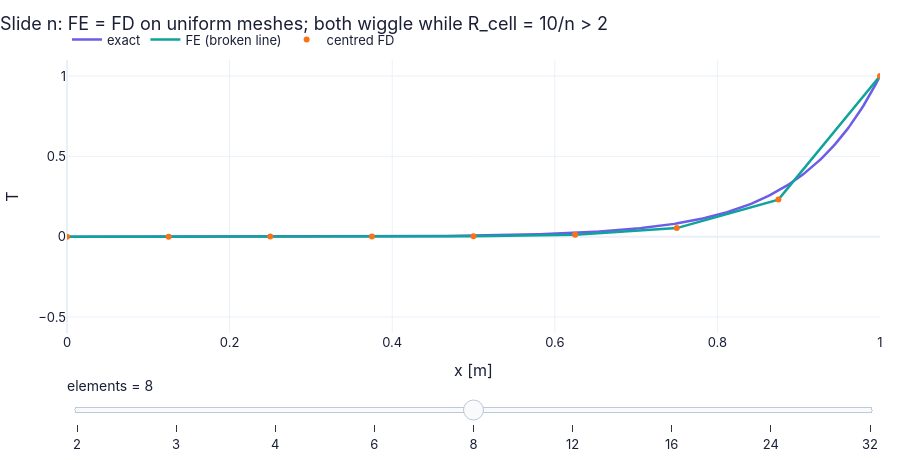

Notebook code for this chart:
### Markdown cell above
**What you see.** (a) The steady FE solution for 4 elements as weighted hats (teal) summing to a broken line (blue) near the grey exact curve. (b) A front carried and spread along the rod on 20 elements, with consistent (blue) and lumped (orange) mass, against a fine-mesh reference (grey dashed).

**How to read it.** Steady: FE = FD exactly (the cell above). Unsteady: the two mass matrices give slightly different fronts; the legend and the cell print their distance from the reference — the consistent mass, which keeps the ⅙–⅔–⅙ coupling, follows it more closely here.

**What would change if…** …nonuniform elements (smaller near $x=1$): FE still assembles the same way; FD would need new stencils.

### Code cell
ns_ = [2, 3, 4, 6, 8, 12, 16, 24, 32]                          # slider positions: number of elements
xs = np.linspace(0, 1, 400)   # sample points
def f4(n_):                                                     # FE with its broken line, centred FD dots, exact curve (R = 10)
    n_ = int(n_); nod = np.linspace(0, 1, n_ + 1)                # n elements, n + 1 nodes on [0, 1] m
    fe = FEM1.solve_steady(nod, 1.0, 0.1, T_L=1.0)["T"]          # steady FE: u = 1 m/s, D = 0.1 m²/s, T(0) = 0, T(1) = 1
    return {"exact": (xs, FD.steady_cd_exact(xs, 10.0)), "FE (broken line)": (nod, fe),   # exact (10.86) and FE
            "centred FD": (nod, FD.steady_cd_fd(n_, 10.0)["T"])}  # centred FD (10.91) on the same nodes
fig = slider_figure(f4, "elements", ns_, xlabel="x [m]", ylabel="T", yrange=[-0.6, 1.1],
                    title="Slide n: FE = FD on uniform meshes; both wiggle while R_cell = 10/n > 2",
                    modes={"centred FD": "markers"})
fig.show()   # display the interactive figure

### Figure 1 — Plotly figure (JSON) as saved in the notebook; plotly's stock layout.template omitted (floating-point values rounded to 4 significant figures; data arrays with more than 128 entries replaced by an {"elided": "..."} marker saying what was removed)
{"data": [{"hovertemplate": "exact: %{y:.4g}<extra>elements = 2 </extra>", "line": {"color": "#6c5ce7", "width": 2.5}, "mode": "lines", "name": "exact", "type": "scatter", "visible": false, "x": {"elided": "400 float values"}, "y": {"elided": "400 float values"}}, {"hovertemplate": "FE (broken line): %{y:.4g}<extra>elements = 2 </extra>", "line": {"color": "#0fa39c", "width": 2.5}, "mode": "lines", "name": "FE (broken line)", "type": "scatter", "visible": false, "x": [0.0, 0.5, 1.0], "y": [0.0, -0.75, 1.0]}, {"hovertemplate": "centred FD: %{y:.4g}<extra>elements = 2 </extra>", "line": {"color": "#f97316", "width": 2.5}, "mode": "markers", "name": "centred FD", "type": "scatter", "visible": false, "x": [0.0, 0.5, 1.0], "y": [0.0, -0.75, 1.0]}, {"hovertemplate": "exact: %{y:.4g}<extra>elements = 3 </extra>", "line": {"color": "#6c5ce7", "width": 2.5}, "mode": "lines", "name": "exact", "type": "scatter", "visible": false, "x": {"elided": "400 float values"}, "y": {"elided": "400 float values"}}, {"hovertemplate": "FE (broken line): %{y:.4g}<extra>elements = 3 </extra>", "line": {"color": "#0fa39c", "width": 2.5}, "mode": "lines", "name": "FE (broken line)", "type": "scatter", "visible": false, "x": [0.0, 0.3333, 0.6667, 1.0], "y": [0.0, 0.07692, -0.2308, 1.0]}, {"hovertemplate": "centred FD: %{y:.4g}<extra>elements = 3 </extra>", "line": {"color": "#f97316", "width": 2.5}, "mode": "markers", "name": "centred FD", "type": "scatter", "visible": false, "x": [0.0, 0.3333, 0.6667, 1.0], "y": [0.0, 0.07692, -0.2308, 1.0]}, {"hovertemplate": "exact: %{y:.4g}<extra>elements = 4 </extra>", "line": {"color": "#6c5ce7", "width": 2.5}, "mode": "lines", "name": "exact", "type": "scatter", "visible": false, "x": {"elided": "400 float values"}, "y": {"elided": "400 float values"}}, {"hovertemplate": "FE (broken line): %{y:.4g}<extra>elements = 4 </extra>", "line": {"color": "#0fa39c", "width": 2.5}, "mode": "lines", "name": "FE (broken line)", "type": "scatter", "visible": false, "x": [0.0, 0.25, 0.5, 0.75, 1.0], "y": [0.0, -0.001524, 0.0122, -0.1113, 1.0]}, {"hovertemplate": "centred FD: %{y:.4g}<extra>elements = 4 </extra>", "line": {"color": "#f97316", "width": 2.5}, "mode": "markers", "name": "centred FD", "type": "scatter", "visible": false, "x": [0.0, 0.25, 0.5, 0.75, 1.0], "y": [0.0, -0.001524, 0.0122, -0.1113, 1.0]}, {"hovertemplate": "exact: %{y:.4g}<extra>elements = 6 </extra>", "line": {"color": "#6c5ce7", "width": 2.5}, "mode": "lines", "name": "exact", "type": "scatter", "visible": false, "x": {"elided": "400 float values"}, "y": {"elided": "400 float values"}}, {"hovertemplate": "FE (broken line): %{y:.4g}<extra>elements = 6 </extra>", "line": {"color": "#0fa39c", "width": 2.5}, "mode": "lines", "name": "FE (broken line)", "type": "scatter", "visible": false, "x": [0.0, 0.1667, 0.3333, 0.5, 0.6667, 0.8333, 1.0], "y": [0.0, 5.645e-06, 6.774e-05, 0.0007508, 0.008264, 0.09091, 1.0]}, {"hovertemplate": "centred FD: %{y:.4g}<extra>elements = 6 </extra>", "line": {"color": "#f97316", "width": 2.5}, "mode": "markers", "name": "centred FD", "type": "scatter", "visible": false, "x": [0.0, 0.1667, 0.3333, 0.5, 0.6667, 0.8333, 1.0], "y": [0.0, 5.645e-06, 6.774e-05, 0.0007508, 0.008264, 0.09091, 1.0]}, {"hovertemplate": "exact: %{y:.4g}<extra>elements = 8 </extra>", "line": {"color": "#6c5ce7", "width": 2.5}, "mode": "lines", "name": "exact", "type": "scatter", "visible": true, "x": {"elided": "400 float values"}, "y": {"elided": "400 float values"}}, {"hovertemplate": "FE (broken line): %{y:.4g}<extra>elements = 8 </extra>", "line": {"color": "#0fa39c", "width": 2.5}, "mode": "lines", "name": "FE (broken line)", "type": "scatter", "visible": true, "x": [0.0, 0.125, 0.25, 0.375, 0.5, 0.625, 0.75, 0.875, 1.0], "y": [0.0, 2.681e-05, 0.000143, 0.0006464, 0.002828, 0.01228, 0.05325, 0.2308, 1.0]}, {"hovertemplate": "centred FD: %{y:.4g}<extra>elements = 8 </extra>", "line": {"color": "#f97316", "width": 2.5}, "mode": "markers", "name": "centred FD", "type": "scatter", "visible": true, "x": [0.0, 0.125, 0.25, 0.375, 0.5, 0.625, 0.75, 0.875, 1.0], "y": [0.0, 2.681e-05, 0.000143, 0.0006464, 0.002828, 0.01228, 0.05325, 0.2308, 1.0]}, {"hovertemplate": "exact: %{y:.4g}<extra>elements = 12 </extra>", "line": {"color": "#6c5ce7", "width": 2.5}, "mode": "lines", "name": "exact", "type": "scatter", "visible": false, "x": {"elided": "400 float values"}, "y": {"elided": "400 float values"}}, {"hovertemplate": "FE (broken line): %{y:.4g}<extra>elements = 12 </extra>", "line": {"color": "#0fa39c", "width": 2.5}, "mode": "lines", "name": "FE (broken line)", "type": "scatter", "visible": false, "x": [0.0, 0.08333, 0.1667, 0.25, 0.3333, 0.4167, 0.5, 0.5833, 0.6667, 0.75, 0.8333, 0.9167, 1.0], "y": [0.0, 3.394e-05, 0.0001164, 0.0003165, 0.0008027, 0.001983, 0.00485, 0.01181, 0.02872, 0.06979, 0.1695, 0.4118, 1.0]}, {"hovertemplate": "centred FD: %{y:.4g}<extra>elements = 12 </extra>", "line": {"color": "#f97316", "width": 2.5}, "mode": "markers", "name": "centred FD", "type": "scatter", "visible": false, "x": [0.0, 0.08333, 0.1667, 0.25, 0.3333, 0.4167, 0.5, 0.5833, 0.6667, 0.75, 0.8333, 0.9167, 1.0], "y": [0.0, 3.394e-05, 0.0001164, 0.0003165, 0.0008027, 0.001983, 0.00485, 0.01181, 0.02872, 0.06979, 0.1695, 0.4118, 1.0]}, {"hovertemplate": "exact: %{y:.4g}<extra>elements = 16 </extra>", "line": {"color": "#6c5ce7", "width": 2.5}, "mode": "lines", "name": "exact", "type": "scatter", "visible": false, "x": {"elided": "400 float values"}, "y": {"elided": "400 float values"}}, {"hovertemplate": "FE (broken line): %{y:.4g}<extra>elements = 16 </extra>", "line": {"color": "#0fa39c", "width": 2.5}, "mode": "lines", "name": "FE (broken line)", "type": "scatter", "visible": false, "x": [0.0, 0.0625, 0.125, 0.1875, 0.25, 0.3125, 0.375, 0.4375, 0.5, 0.5625, 0.625, 0.6875, 0.75, 0.8125, 0.875, 0.9375, 1.0], "y": [0.0, 2.92e-05, 8.495e-05, 0.0001914, 0.0003946, 0.0007824, 0.001523, 0.002937, 0.005636, 0.01079, 0.02062, 0.0394, 0.07525, 0.1437, 0.2744, 0.5238, 1.0]}, {"hovertemplate": "centred FD: %{y:.4g}<extra>elements = 16 </extra>", "line": {"color": "#f97316", "width": 2.5}, "mode": "markers", "name": "centred FD", "type": "scatter", "visible": false, "x": [0.0, 0.0625, 0.125, 0.1875, 0.25, 0.3125, 0.375, 0.4375, 0.5, 0.5625, 0.625, 0.6875, 0.75, 0.8125, 0.875, 0.9375, 1.0], "y": [0.0, 2.92e-05, 8.495e-05, 0.0001914, 0.0003946, 0.0007824, 0.001523, 0.002937, 0.005636, 0.01079, 0.02062, 0.0394, 0.07525, 0.1437, 0.2744, 0.5238, 1.0]}, {"hovertemplate": "exact: %{y:.4g}<extra>elements = 24 </extra>", "line": {"color": "#6c5ce7", "width": 2.5}, "mode": "lines", "name": "exact", "type": "scatter", "visible": false, "x": {"elided": "400 float values"}, "y": {"elided": "400 float values"}}, {"hovertemplate": "FE (broken line): %{y:.4g}<extra>elements = 24 </extra>", "line": {"color": "#0fa39c", "width": 2.5}, "mode": "lines", "name": "FE (broken line)", "type": "scatter", "visible": false, "x": [0.0, 0.04167, 0.08333, 0.125, 0.1667, 0.2083, 0.25, 0.2917, 0.3333, 0.375, 0.4167, 0.4583, 0.5, 0.5417, 0.5833, 0.625, 0.6667, 0.7083, 0.75, 0.7917, 0.8333, 0.875, 0.9167, 0.9583, 1.0], "y": [0.0, 2.06e-05, 5.203e-05, 0.0001, 0.0001733, 0.000285, 0.0004557, 0.0007161, 0.001114, 0.00172, 0.002646, 0.00406, 0.006217, 0.009509, 0.01453, 0.02221, 0.03391, 0.05178, 0.07906, 0.1207, 0.1842, 0.2812, 0.4292, 0.6552, 1.0]}, {"hovertemplate": "centred FD: %{y:.4g}<extra>elements = 24 </extra>", "line": {"color": "#f97316", "width": 2.5}, "mode": "markers", "name": "centred FD", "type": "scatter", "visible": false, "x": [0.0, 0.04167, 0.08333, 0.125, 0.1667, 0.2083, 0.25, 0.2917, 0.3333, 0.375, 0.4167, 0.4583, 0.5, 0.5417, 0.5833, 0.625, 0.6667, 0.7083, 0.75, 0.7917, 0.8333, 0.875, 0.9167, 0.9583, 1.0], "y": [0.0, 2.06e-05, 5.203e-05, 0.0001, 0.0001733, 0.000285, 0.0004557, 0.0007161, 0.001114, 0.00172, 0.002646, 0.00406, 0.006217, 0.009509, 0.01453, 0.02221, 0.03391, 0.05178, 0.07906, 0.1207, 0.1842, 0.2812, 0.4292, 0.6552, 1.0]}, {"hovertemplate": "exact: %{y:.4g}<extra>elements = 32 </extra>", "line": {"color": "#6c5ce7", "width": 2.5}, "mode": "lines", "name": "exact", "type": "scatter", "visible": false, "x": {"elided": "400 float values"}, "y": {"elided": "400 float values"}}, {"hovertemplate": "FE (broken line): %{y:.4g}<extra>elements = 32 </extra>", "line": {"color": "#0fa39c", "width": 2.5}, "mode": "lines", "name": "FE (broken line)", "type": "scatter", "visible": false, "x": [0.0, 0.03125, 0.0625, 0.09375, 0.125, 0.1562, 0.1875, 0.2188, 0.25, 0.2812, 0.3125, 0.3438, 0.375, 0.4062, 0.4375, 0.4688, 0.5, 0.5312, 0.5625, 0.5938, 0.625, 0.6562, 0.6875, 0.7188, 0.75, 0.7812, 0.8125, 0.8438, 0.875, 0.9062, 0.9375, 0.9688, 1.0], "y": [0.0, 1.548e-05, 3.67e-05, 6.577e-05, 0.0001056, 0.0001602, 0.000235, 0.0003376, 0.0004781, 0.0006706, 0.0009345, 0.001296, 0.001792, 0.002471, 0.003401, 0.004676, 0.006424, 0.008819, 0.0121, 0.0166, 0.02276, 0.0312, 0.04278, 0.05864, 0.08037, 0.1102, 0.151, 0.2069, 0.2835, 0.3886, 0.5325, 0.7297, 1.0]}, {"hovertemplate": "centred FD: %{y:.4g}<extra>elements = 32 </extra>", "line": {"color": "#f97316", "width": 2.5}, "mode": "markers", "name": "centred FD", "type": "scatter", "visible": false, "x": [0.0, 0.03125, 0.0625, 0.09375, 0.125, 0.1562, 0.1875, 0.2188, 0.25, 0.2812, 0.3125, 0.3438, 0.375, 0.4062, 0.4375, 0.4688, 0.5, 0.5312, 0.5625, 0.5938, 0.625, 0.6562, 0.6875, 0.7188, 0.75, 0.7812, 0.8125, 0.8438, 0.875, 0.9062, 0.9375, 0.9688, 1.0], "y": [0.0, 1.548e-05, 3.67e-05, 6.577e-05, 0.0001056, 0.0001602, 0.000235, 0.0003376, 0.0004781, 0.0006706, 0.0009345, 0.001296, 0.001792, 0.002471, 0.003401, 0.004676, 0.006424, 0.008819, 0.0121, 0.0166, 0.02276, 0.0312, 0.04278, 0.05864, 0.08037, 0.1102, 0.151, 0.2069, 0.2835, 0.3886, 0.5325, 0.7297, 1.0]}], "layout": {"colorway": ["#6c5ce7", "#0fa39c", "#f97316", "#2563eb", "#e11d6a", "#d97706"], "font": {"color": "#1a1f36", "family": "Inter, -apple-system, Segoe UI, Roboto, sans-serif", "size": 13}, "height": 460, "hovermode": "x unified", "legend": {"orientation": "h", "x": 0, "xanchor": "left", "y": 1.02, "yanchor": "bottom"}, "margin": {"b": 90, "l": 60, "r": 20, "t": 60}, "sliders": [{"active": 4, "currentvalue": {"font": {"size": 14}, "prefix": "elements = ", "suffix": " "}, "pad": {"t": 40}, "steps": [{"args": [{"visible": [true, true, true, false, false, false, false, false, false, false, false, false, false, false, false, false, false, false, false, false, false, false, false, false, false, false, false]}], "label": "2", "method": "update"}, {"args": [{"visible": [false, false, false, true, true, true, false, false, false, false, false, false, false, false, false, false, false, false, false, false, false, false, false, false, false, false, false]}], "label": "3", "method": "update"}, {"args": [{"visible": [false, false, false, false, false, false, true, true, true, false, false, false, false, false, false, false, false, false, false, false, false, false, false, false, false, false, false]}], "label": "4", "method": "update"}, {"args": [{"visible": [false, false, false, false, false, false, false, false, false, true, true, true, false, false, false, false, false, false, false, false, false, false, false, false, false, false, false]}], "label": "6", "method": "update"}, {"args": [{"visible": [false, false, false, false, false, false, false, false, false, false, false, false, true, true, true, false, false, false, false, false, false, false, false, false, false, false, false]}], "label": "8", "method": "update"}, {"args": [{"visible": [false, false, false, false, false, false, false, false, false, false, false, false, false, false, false, true, true, true, false, false, false, false, false, false, false, false, false]}], "label": "12", "method": "update"}, {"args": [{"visible": [false, false, false, false, false, false, false, false, false, false, false, false, false, false, false, false, false, false, true, true, true, false, false, false, false, false, false]}], "label": "16", "method": "update"}, {"args": [{"visible": [false, false, false, false, false, false, false, false, false, false, false, false, false, false, false, false, false, false, false, false, false, true, true, true, false, false, false]}], "label": "24", "method": "update"}, {"args": [{"visible": [false, false, false, false, false, false, false, false, false, false, false, false, false, false, false, false, false, false, false, false, false, false, false, false, true, true, true]}], "label": "32", "method": "update"}]}], "title": {"text": "Slide n: FE = FD on uniform meshes; both wiggle while R_cell = 10/n > 2", "x": 0}, "xaxis": {"range": [0.0, 1.0], "title": {"text": "x [m]"}}, "yaxis": {"range": [-0.6, 1.1], "title": {"text": "T"}}}}
